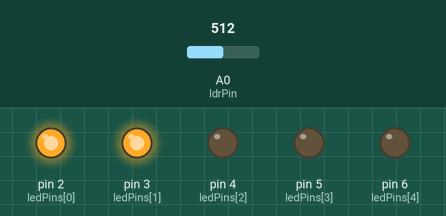
Simulated run of this sketch. Board: Arduino Uno, built with avr-gcc and run on an emulated ATmega328P. Shown: output pins drawn as LEDs (lit = HIGH). Inputs (shaded band) come from the test bench; at power-on: A0 (ldrPin) = 512.

Above: at 1.2 s.
1.3 s: A0 (ldrPin) set to 606
2.8 s: A0 (ldrPin) set to 623
At 3.6 s:
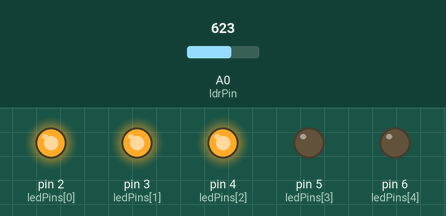
4.3 s: A0 (ldrPin) set to 806
5.8 s: A0 (ldrPin) set to 831
At 6.1 s:
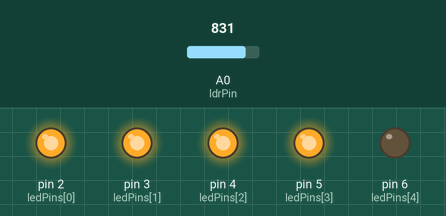
7.3 s: A0 (ldrPin) set to 1012
8.8 s: A0 (ldrPin) set to 1023
At 9.8 s:
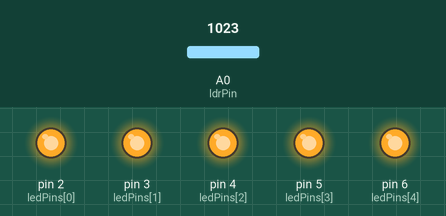
Timing chart, 0 to 11.3 s (numbered marks = the images above; inputs shaded):
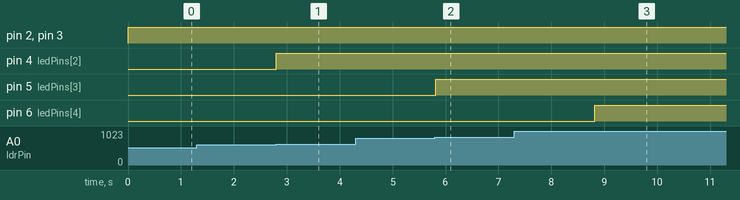

Measured:
- the behaviour switches between 613 and 614 on A0 (ldrPin) (found by bisection; images 0 and 1)
- the behaviour switches between 818 and 819 on A0 (ldrPin) (found by bisection; images 1 and 2)
- the behaviour switches between 1022 and 1023 on A0 (ldrPin) (found by bisection; images 2 and 3)
- after the input at 1.3 s, every drawn part: stays the same
- after the input at 2.8 s, pin 4 (ledPins[2]): LOW → HIGH at once
- after the input at 4.3 s, every drawn part: stays the same
- after the input at 5.8 s, pin 5 (ledPins[3]): LOW → HIGH at once
- after the input at 7.3 s, every drawn part: stays the same
- after the input at 8.8 s, pin 6 (ledPins[4]): LOW → HIGH at once

The sketch:

LAB_3.ino
```cpp
//EXP 03

int ldrPin = A0;

// Define pins for the LEDs
const int ledPins[] = {2, 3, 4, 5, 6};

const int numLeds = 5;

void setup() {
  // Set up LED pins as outputs
  for (int i = 0; i < numLeds; i++) {
    pinMode(ledPins[i], OUTPUT);
  }
}

void loop() {

  // Read the analog value from the LDR
  int lightIntensity = analogRead(ldrPin);

  // Mab light intensity with number of LED’s to be glown
  int numLedsToLight = map(lightIntensity, 0, 1023, 0, numLeds);


  // Turn on the appropriate number of LEDs based on light intensity

  for (int i = 0; i < numLeds; i++) {
    if (i < numLedsToLight) {
      digitalWrite(ledPins[i], HIGH); // Turn on LED

    } else {
      digitalWrite(ledPins[i], LOW); // Turn off LED
    }
  }

  delay(100); // Delay for stability
}
```
